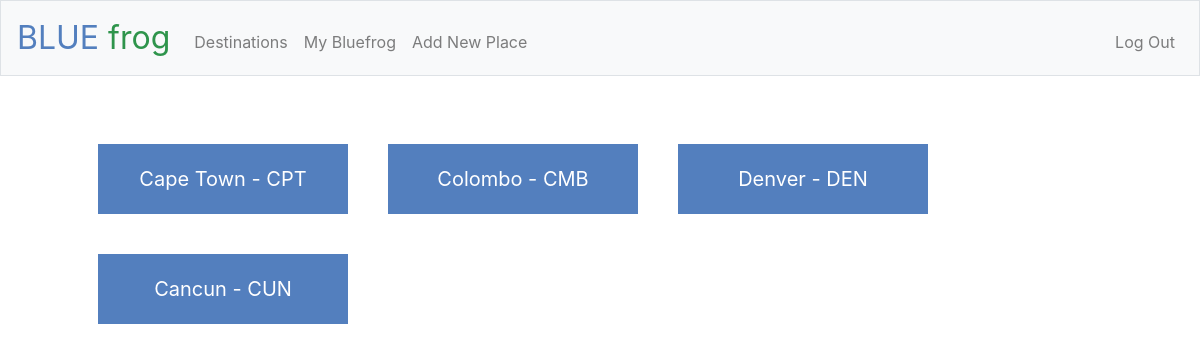
Before: /destinations (signed in) with the older database file.
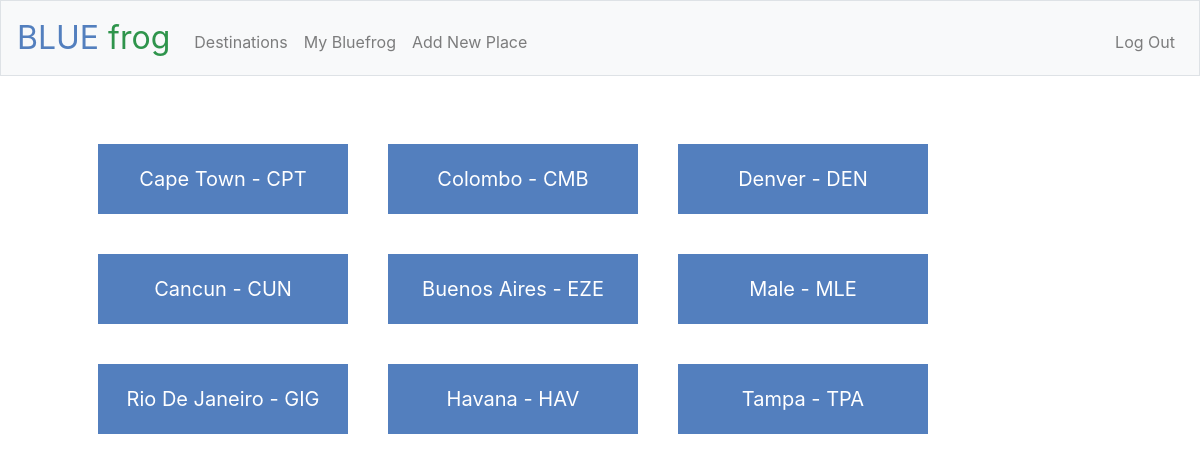
After: the same page with the newer database file.
### tables this page shows
CREATE TABLE "destinations" (
	"id"	INTEGER NOT NULL,
	"destination"	TEXT,
	"iata"	TEXT NOT NULL,
	PRIMARY KEY("id" AUTOINCREMENT)
);

### app.py (the view)
@app.route("/destinations")
@login_required
def destinations():
    destinations = db.execute("SELECT * FROM destinations")
    dest_list = dict()
    for destination in destinations:
        dest_list.update({destination["destination"]:destination["iata"]})
    return render_template("destinations.html", dest_list = dest_list)

### app.py (called while the page is built)
@app.after_request
def after_request(response):
    response.headers["Cache-Control"] = "no-cache, no-store, must-revalidate"
    response.headers["Expires"] = 0
    response.headers["Pragma"] = "no-cache"
    return response

### helpers.py (called while the page is built)
def login_required(f):
    @wraps(f)
    def decorated_function(*args, **kwargs):
        if session.get("user_id") is None:
            return redirect("/login")
        return f(*args, **kwargs)
    return decorated_function

### templates/destinations.html (shortened to what this page needs)
{% extends "layout.html" %}
{% block main %}
      <div class="destinations">
            {% for destination, iata in dest_list.items() %}
            <div><a href={{ url_for('destination', iata=iata) }}>{{ destination }} - {{ iata }}</a></div>
            {% endfor %}
      </div>
{% endblock %}

### templates/layout.html (shortened to what this page needs)
<!DOCTYPE html>
<html lang="en">
    <head>
        <link href="https://maxcdn.bootstrapcdn.com/bootstrap/4.1.3/css/bootstrap.min.css" rel="stylesheet">
        <link href="/static/styles.css" rel="stylesheet">
    </head>
    <body>
        <nav class="navbar navbar-expand-md navbar-light bg-light border">
            <a class="navbar-brand" href={{ url_for('start', message=0) }}><span class="blue">BLUE</span><span class="green"> frog</span></a>
            <div class="collapse navbar-collapse" id="navbar">
                {% if session.user_id %}
                    <ul class="navbar-nav mr-auto mt-2">
                        <li class="nav-item"><a class="nav-link" href="/destinations">Destinations</a></li>
                        <li class="nav-item"><a class="nav-link" href="/private">My Bluefrog</a></li>
                        <li class="nav-item"><a class="nav-link" href="/add">Add New Place</a></li>
                    </ul>
                    <ul class="navbar-nav ml-auto mt-2">
                        <li class="nav-item"><a class="nav-link" href="/logout">Log Out</a></li>
                    </ul>
                {% else %}
                    <ul class="navbar-nav ml-auto mt-2">
                        <li class="nav-item"><a class="nav-link" href="/register">Register</a></li>
                        <li class="nav-item"><a class="nav-link" href="/login">Log In</a></li>
                    </ul>
                {% endif %}
            </div>
        </nav>
        <main class="container p-5">
            {% block main %}{% endblock %}
        </main>
    </body>
</html>

### static/styles.css (style rules this page uses)
nav .navbar-brand { font-size: xx-large; }
nav .navbar-brand .blue { color: #537fbe; }
nav .navbar-brand .green { color: #2e944b; }
main { overflow-x: auto; text-align: center; }
.destinations { display: flex; flex-wrap: wrap; align-content: center; }
.destinations > div { background-color: #537fbe; font-size: 20px; margin: 20px; padding: 20px; width: 250px; color: white; }
.destinations > div > a { color: white; }

Changed rows visible on the page:
added destinations: destination "Buenos Aires", iata "EZE"
added destinations: destination "Male", iata "MLE"
added destinations: destination "Rio De Janeiro", iata "GIG"
added destinations: destination "Havana", iata "HAV"
added destinations: destination "Tampa", iata "TPA"
